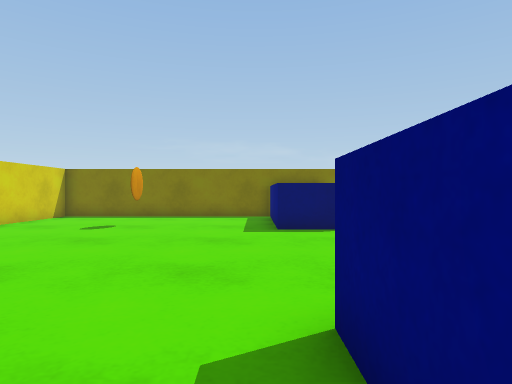
[1] (above)

13 first-person views from a walk through a 3-D level made in the Unity game engine. The camera is 0.5 m above the floor, looks level and sees 75° across. The floor is counted in squares, 0.5 m on a side. Each view is taken from the middle of a square. On the plan, view 1 faces up. The plan holds only what a view shows up to about 12 squares ahead; the rest is blank. The player is left out.

[2]
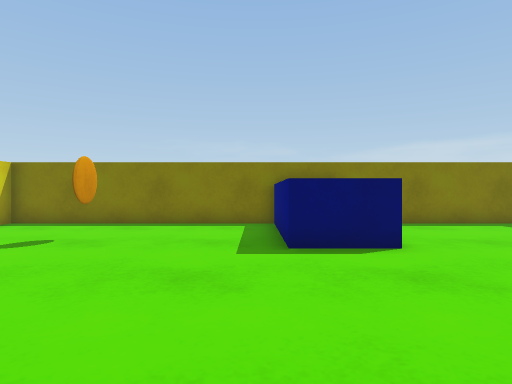

[3]
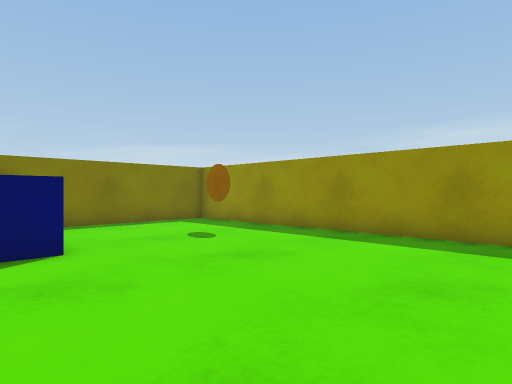

[4]
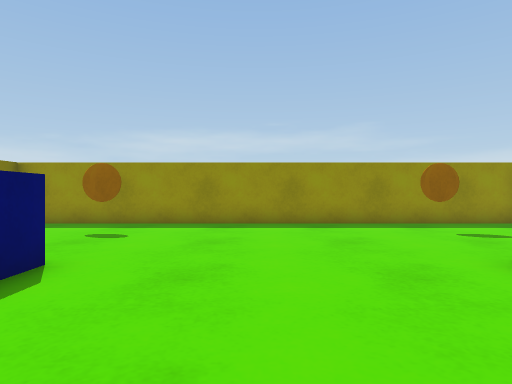

[5]
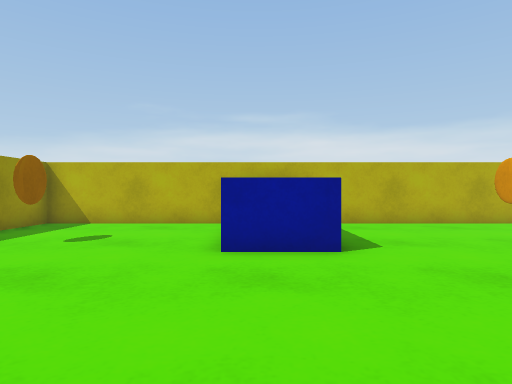

[6]
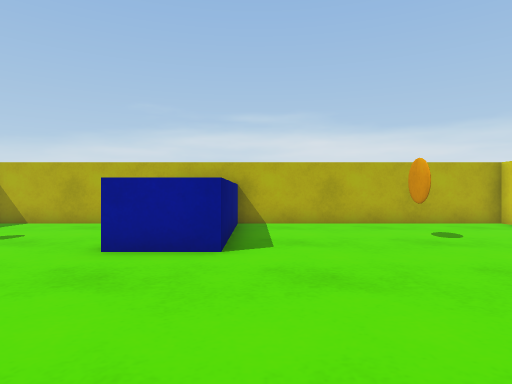

[7]
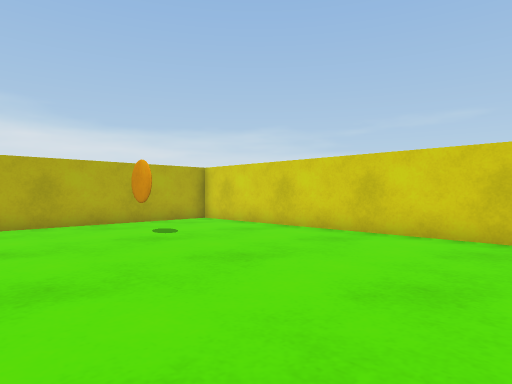

[8]
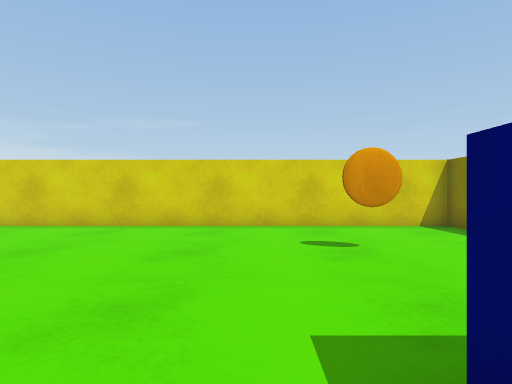

[9]
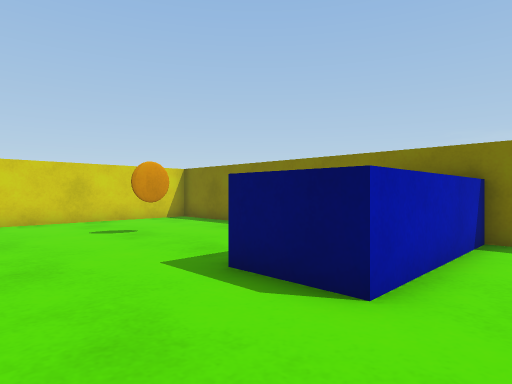

[10]
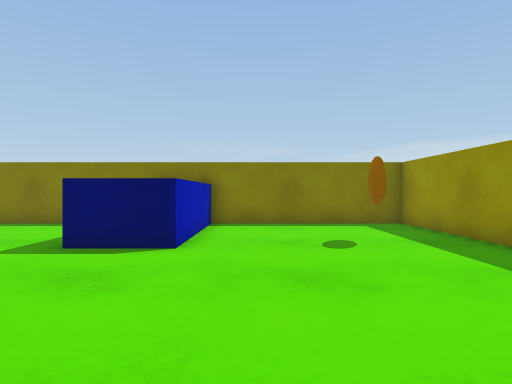

[11]
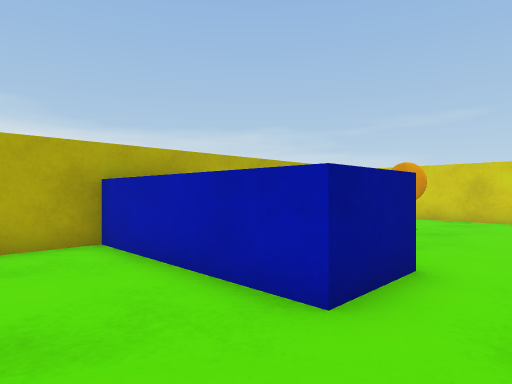

[12]
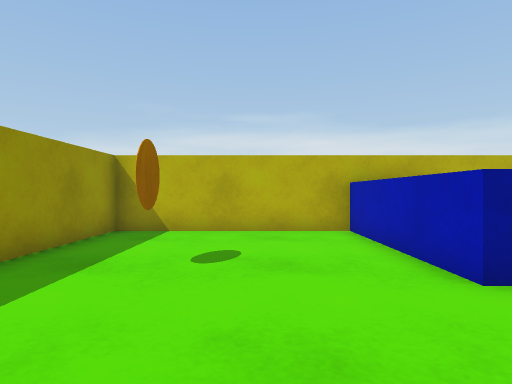

[13]
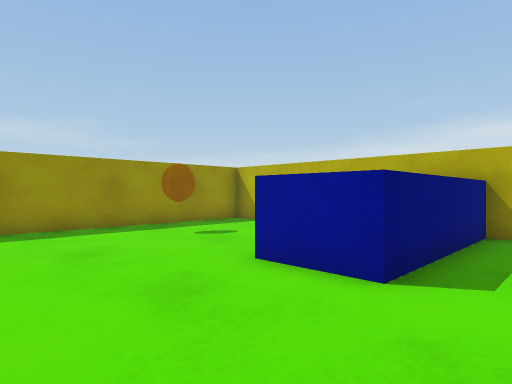

### Floor plan
Key: @ floor where view 1 was taken; # wall or solid block; . floor; ^ raised ledge.
Columns run from 8 left of view 1 to 9 right of it. Each row starts with its distance up from view 1.
 14 ##################
 13 #........^^......#
 12 #........^^......#
 11 #........^^......#
 10 #...#....^^...#..#
  9 #........^^......#
  8 #................#
  7 #................#
  6 #................#
  5 #................#
  4 #................#
  3 #................#
  2 #........^^......#
  1 #...#....^^...#..#
  0 #.......@^^......#
 -1 #........^^......#
 -2 #........^^......#
 -3 ##################

Where each view was taken, in squares from view 1:
view 1: 0 up, 0 right, facing up
view 2: 3 up, 0 right, facing up
view 3: 3 up, 1 right, facing up-right
view 4: 6 up, 2 left, facing right
view 5: 8 up, 2 right, facing down
view 6: 8 up, 0 right, facing down
view 7: 8 up, 0 right, facing down-left
view 8: 8 up, 2 right, facing left
view 9: 6 up, 4 right, facing up-left
view 10: 3 up, 4 right, facing up
view 11: 4 up, 5 right, facing down-left
view 12: 6 up, 5 right, facing down
view 13: 6 up, 1 left, facing down-right
